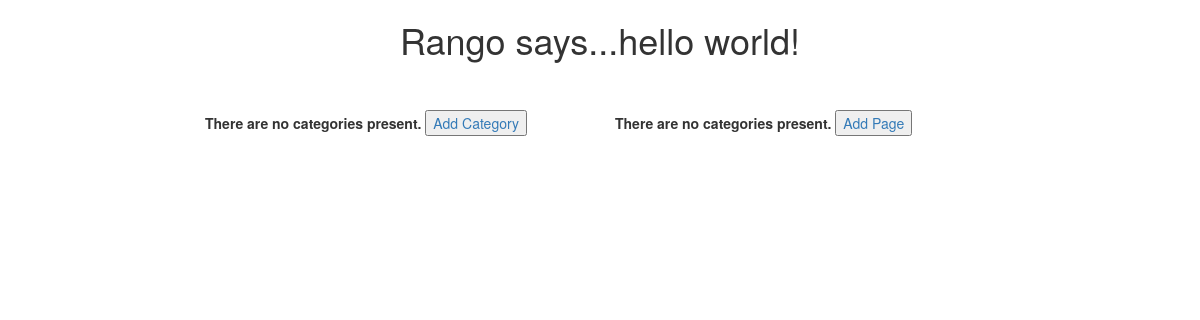
The app's page /rango/, older data.
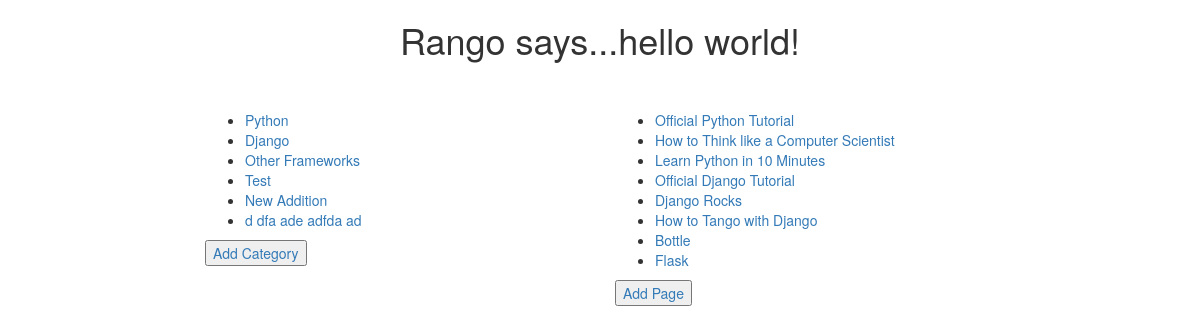
The same page, newer data.
### rango/models.py (models this page shows, shortened)
class Category(models.Model):
	name = models.CharField(max_length=128,unique = True)
	views = models.IntegerField(default = 0)
	likes = models.IntegerField(default = 0)
	slug = models.SlugField()

class Page(models.Model):
		category = models.ForeignKey(Category)
		title = models.CharField(max_length=128)
		url = models.URLField()
		views = models.IntegerField(default=0)

### rango/views.py (the view)
# urls.py: urlpatterns = patterns('',url(r'^$',views.index,name='index')
def index(request):
	context_catogaries = Category.objects.order_by('-likes')[:18]
	context_pages = Page.objects.order_by('-views')[:18]
	context_dict = {'categories' : context_catogaries , 'pages' : context_pages}
	return render(request,'rango/index.html',context_dict)

### templates/rango/index.html (shortened to what this page needs)
<!DOCTYPE html>
{% load staticfiles %}
<html>
<head>
</head>
<link rel="stylesheet" href="{% static "css/bootstrap.min.css" %}" />
<body>
    <h1 class="text-center">Rango says...hello world!</h1>
    <br>
    <br>
    <div class="row">
        <div class="col-md-offset-2 col-md-4">
            {% if categories %}
            <ul>
                {% for category in categories %}
                <li>
                    <a href="/rango/category/{{category.slug}}">
                        {{category.name}}
                    </a>
                </li>
                {% endfor %}
            </ul>
            {% else %}
            <strong>There are no categories present.</strong>
            {% endif %}
             <button class="bt bt-success"><a href="/rango/add_category">Add Category</a></button>
        </div>
        <div class="col-md-4">
            {% if pages %}
            <ul>
                {% for page in pages %}
                <li>
                    <a href="/rango/category/">
                        {{page.title}}
                    </a>
                </li>
                {% endfor %}
            </ul>
            {% else %}
            <strong>There are no categories present.</strong>
            {% endif %}
             <button class="bt bt-success"><a href="/rango/add_page">Add Page</a></button>
        </div>
    </div>
</body>
</html>

Row changes from the older to the newer data that the page shows:
added Category: name "Python"
added Category: name "Django"
added Category: name "Other Frameworks"
added Category: name "Test"
added Category: name "New Addition"
added Category: name "d dfa ade adfda ad"
added Page: title "Official Python Tutorial"
added Page: title "How to Think like a Computer Scientist"
added Page: title "Learn Python in 10 Minutes"
added Page: title "Official Django Tutorial"
added Page: title "Django Rocks"
added Page: title "How to Tango with Django"
added Page: title "Bottle"
added Page: title "Flask"
Text that changed along with them:
text no longer shown: "There are no categories present. There are no categories present."
